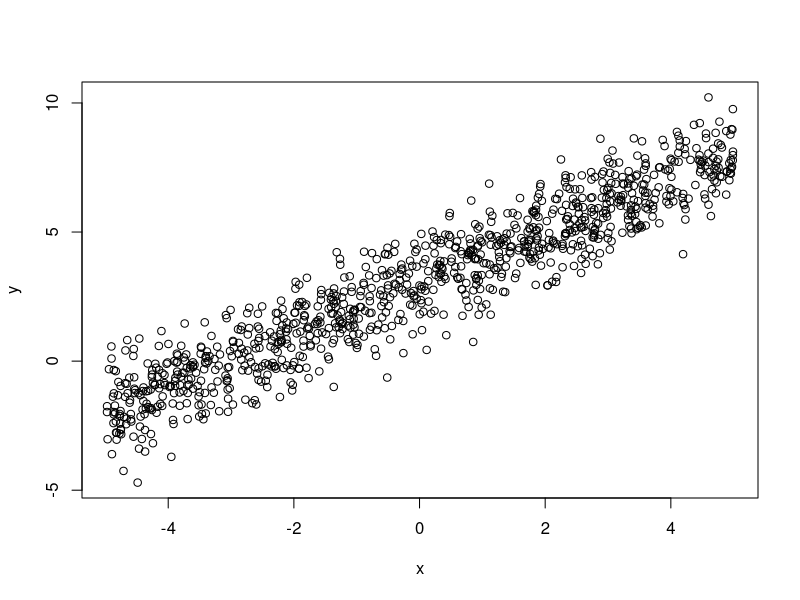
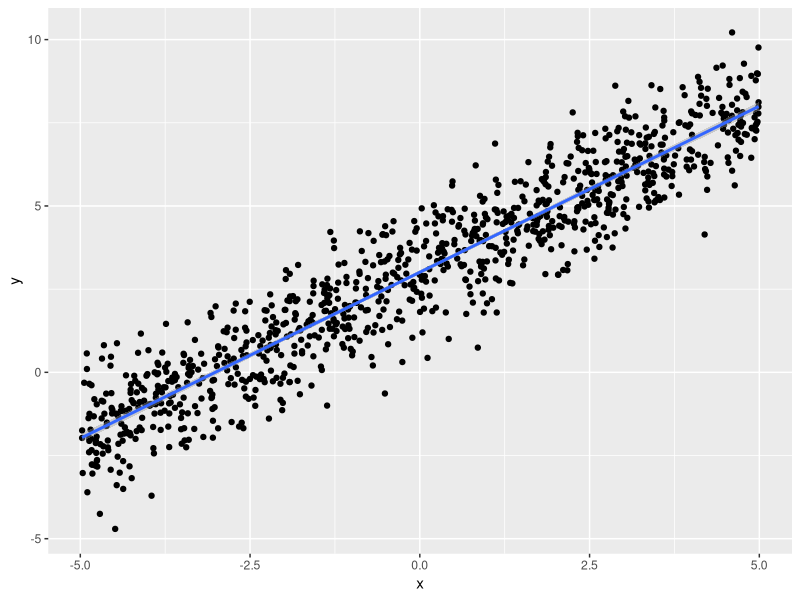
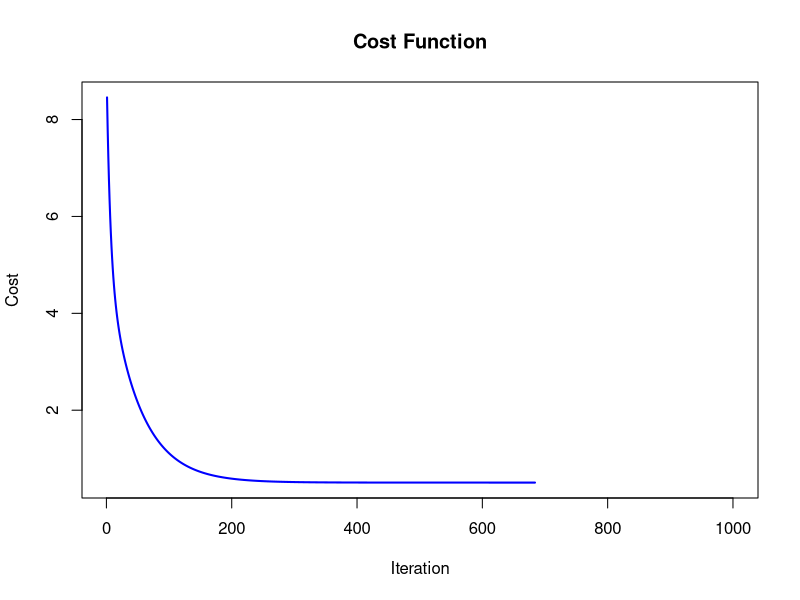
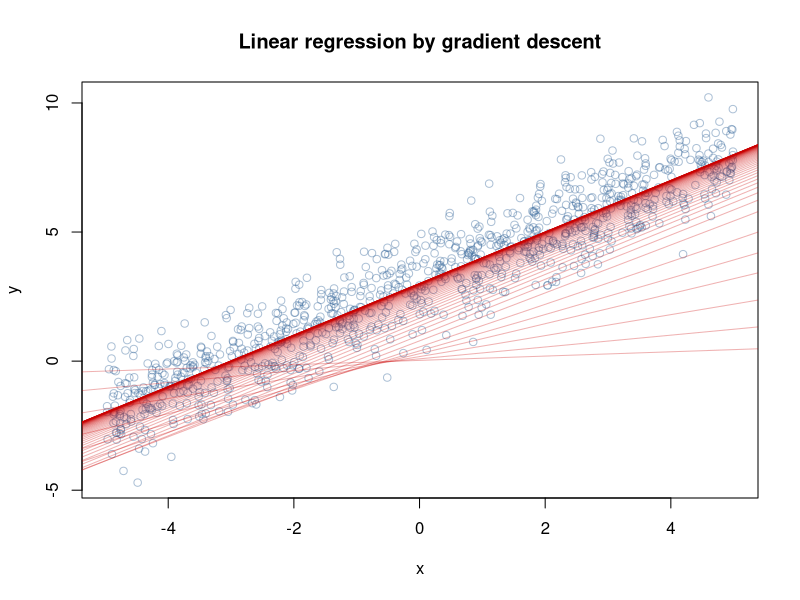

Write R code to recreate these figures, in order. (Note: this script raises an error after producing the figures.)
## ---- chunk 1
gradient <- function(lamb = 0.01, maxiter = 100) {
    vec <- c(0.1, -3)
    for (i in 1:maxiter) {
        grad <- c(4*vec[1], -8*vec[2] + 6)
        vec <- vec - lamb * grad
    }
    return(c(vec, 2*vec[1]^2 - vec[2]^2 + 6*vec[2]))
}
gradient()
## ---- chunk 2
#random data where y is a noisy function of x
x <- runif(1000, -5, 5)
y <- x + rnorm(1000) + 3
plot(x, y)
## ---- chunk 3
library(ggplot2)
## ---- chunk 4
df <- data.frame(x, y)
colnames(df) <- c("X", "Y")
head(df)
## ---- chunk 5
ggplot(df, aes(x, y))  + geom_point() + geom_smooth(method="lm", formula = y ~ x, se = TRUE)
## ---- chunk 6
res <- lm(y ~ x)
print(res)
## ---- chunk 7
cost <- function(X, y, w) {
    sum( (X %*% w - y)^2 ) / (2*length(y))
}
## ---- chunk 8
gradreg <- function(X, y, alpha = 0.01, num_iters = 1000, epsilon = 0.0000001) {
    cost_hist <- rep(NA, num_iters)
    w_history <- list(num_iters)
    w <- matrix(c(0.0, 0.0), nrow = 2) #initialize coefficients
    X <- cbind(1, matrix(X))
    for (i in 1:num_iters) {
        error <- (X %*% w -y)
        delta <- t(X) %*% error / length(y)
        w <- w - alpha * delta #update weights
        cost_hist[i] <- cost(X, y, w)
        w_history[[i]] <- w
        if (i > 1 && abs(cost_hist[i] - cost_hist[i-1]) < epsilon) {
            break()
        }
    }
    cat("Final coefficients:", w_history[[length(w_history)]]) #print last estimate
    plot(cost_hist, type="line", col="blue", lwd=2, main="Cost Function", xlab = "Iteration", ylab = "Cost")
    plot(x, y, col=rgb(0.2, 0.4, 0.6, 0.4), main="Linear regression by gradient descent")
    for (i in c(1, 3, 6, 10, 14, seq(20, num_iters, by=10))) {
        abline(coef=w_history[[i]], col=rgb(0.8, 0, 0, 0.3))
    }
    abline(coef=w, col="blue")
}
gradreg(x, y)
## ---- chunk 9
gradreg(x, y, alpha = 0.1)
## ---- chunk 10
gradreg(c(1, 3, 5), c(4.8, 11.3, 17.2), alpha = 0.02, num_iters = 1000)
